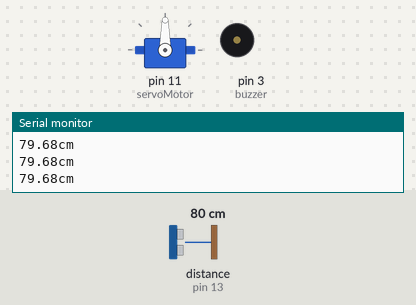
Bench run of a sketch on a simulated Arduino Uno, built with avr-gcc and run on an emulated ATmega328P. Parts: servo, buzzer (waves = sounding), the last lines printed to the serial monitor. Wiring (inferred from the names in the program): ultrasonic range finder: trigger pin 12; echo pin 13. Inputs (shaded band) come from the test bench; at power-on: distance to the obstacle (sensor on pin 13) 80 cm. The echo pulse lasts 58.3 µs per cm.

Above: at 1.3 s.
1.4 s: distance to the obstacle (sensor on pin 13) set to 28 cm
3.2 s: distance to the obstacle (sensor on pin 13) set to 22 cm
At 4.7 s:
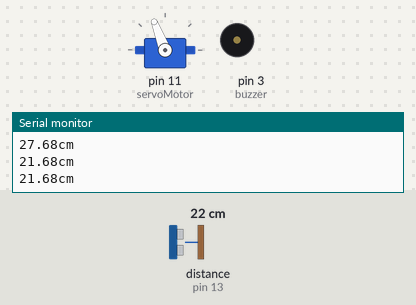
6.2 s: distance to the obstacle (sensor on pin 13) set to 2 cm
At 7.13 s:
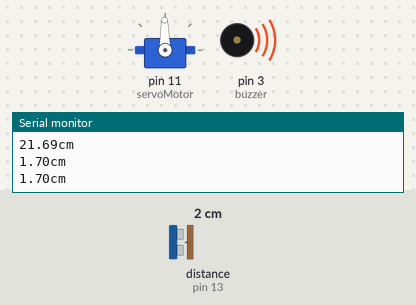
Timing chart, 0 to 15.2 s (numbered marks = the images above; inputs shaded):
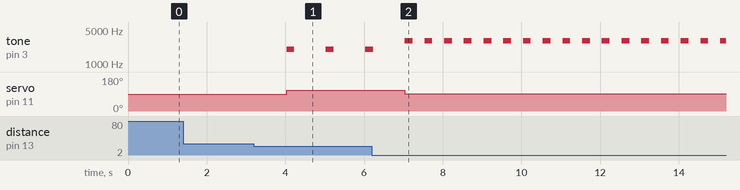

The sketch:

sensor_de_aparcamiento.ino
```cpp
int trigger = 12;
int echo = 13;
int buzzer = 3;
const float sonido = 34300.0;
const float umbral1 = 25.0;
const float umbral2 = 15.0;
const float umbral3 = 5.0;
# include <Servo.h>
Servo servoMotor;

void setup() {
  Serial.begin(9600);
  pinMode(echo, INPUT);
  pinMode(trigger, OUTPUT);
  pinMode(buzzer, OUTPUT);
  servoMotor.attach(11);

}

void loop() {
  iniciarTrigger();
  float distancia = calcularDistancia();
  if (distancia < umbral1)
  {
    alertas(distancia);
  }

}


void alertas(float distancia)
{
    if (distancia > umbral1)
  {
    servoMotor.write (93);
    tone(buzzer, 2000, 200);
    delay(500);
    }

  if (distancia < umbral1 && distancia >= umbral2)
  {
    servoMotor.write (distancia + 90.3);
    tone(buzzer, 2000, 200);
    delay(500);
  }
  else if (distancia < umbral2 && distancia > umbral3)
  {
    servoMotor.write (distancia + 90.3);
    tone(buzzer, 2500, 200);
    delay(189);
  }
  else if (distancia <= umbral3)
  {
    servoMotor.write (distancia + 90.3);
    tone(buzzer, 3000, 200);
  }
}


float calcularDistancia()
{

  unsigned long tiempo = pulseIn(echo, HIGH);

  float distancia = tiempo * 0.000001 * sonido / 2.0;
  Serial.print(distancia);
  Serial.print("cm");
  Serial.println();
  delay(500);

  return distancia;
}

void iniciarTrigger()
{
  digitalWrite(trigger, LOW);
  delayMicroseconds(2);
  digitalWrite(trigger, HIGH);
  delayMicroseconds(10);
  digitalWrite(trigger, LOW);
}
```

Measured:
- the behaviour switches between 26 and 25 cm on distance to the obstacle (sensor on pin 13) (found by bisection; images 0 and 1)
- after the input at 3.2 s, tone on pin 3 (buzzer): alternates 2000 Hz for 0.20 s and silent for 0.80 s, starting after 0.83 s; servo on pin 11 (servoMotor): 90° → 111° after 0.83 s
- after the input at 6.2 s, servo on pin 11 (servoMotor): alternates 92° for 0.50 s and 91° for 1.0 s, starting after 0.84 s
